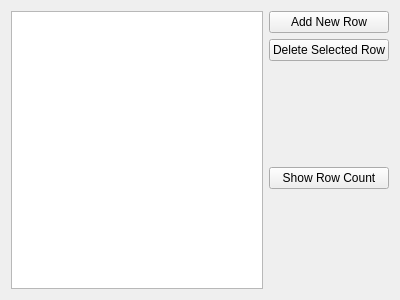
<?xml version="1.0" encoding="UTF-8"?>
<ui version="4.0">
 <class>QListTableWidget</class>
 <widget class="QWidget" name="QListTableWidget">
  <property name="geometry">
   <rect>
    <x>0</x>
    <y>0</y>
    <width>400</width>
    <height>300</height>
   </rect>
  </property>
  <property name="windowTitle">
   <string>Form</string>
  </property>
  <layout class="QGridLayout" name="gridLayout">
   <item row="2" column="0">
    <widget class="QTableView" name="pairStringTableView">
     <attribute name="horizontalHeaderCascadingSectionResizes">
      <bool>false</bool>
     </attribute>
     <attribute name="verticalHeaderVisible">
      <bool>false</bool>
     </attribute>
    </widget>
   </item>
   <item row="2" column="1">
    <layout class="QHBoxLayout" name="horizontalLayout">
     <item>
      <layout class="QVBoxLayout" name="verticalLayout">
       <item>
        <widget class="QPushButton" name="addRowButton">
         <property name="text">
          <string>Add New Row</string>
         </property>
        </widget>
       </item>
       <item>
        <widget class="QPushButton" name="deleteSelectedRowButton">
         <property name="text">
          <string>Delete Selected Row</string>
         </property>
        </widget>
       </item>
       <item>
        <spacer name="verticalSpacer">
         <property name="orientation">
          <enum>Qt::Vertical</enum>
         </property>
         <property name="sizeHint" stdset="0">
          <size>
           <width>20</width>
           <height>40</height>
          </size>
         </property>
        </spacer>
       </item>
       <item>
        <widget class="QPushButton" name="showCountButton">
         <property name="text">
          <string>Show Row Count</string>
         </property>
        </widget>
       </item>
       <item>
        <spacer name="verticalSpacer_2">
         <property name="orientation">
          <enum>Qt::Vertical</enum>
         </property>
         <property name="sizeHint" stdset="0">
          <size>
           <width>20</width>
           <height>40</height>
          </size>
         </property>
        </spacer>
       </item>
      </layout>
     </item>
    </layout>
   </item>
  </layout>
 </widget>
 <resources/>
 <connections/>
</ui>
